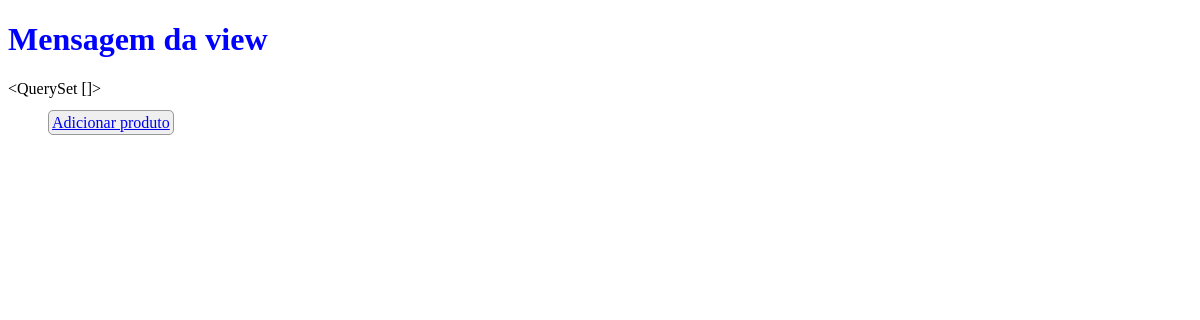
Before: /home/ with the older database file.
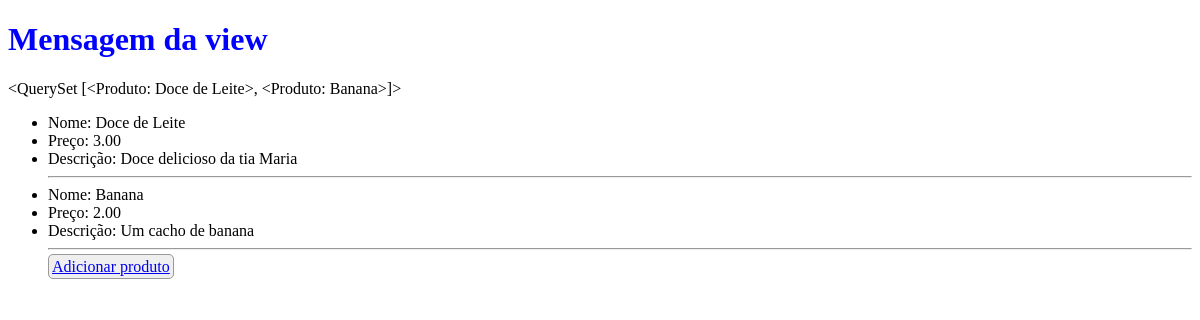
After: the same page with the newer database file.
### itens/models.py (models this page shows)
class Produto(models.Model):
    nome = models.CharField(max_length = 200)
    preco = models.DecimalField(max_digits = 5, decimal_places = 2)
    descricao = models.TextField()
    def __str__(self):
        return self.nome

### itens/views.py (the view)
# urls.py: 2. Add a URL to urlpatterns:  path('', views.home, name='home')
def home(request):
    mensagem = "Mensagem da view"
    produtos = Produto.objects.all()
    return render(request, "itens/index.html", {"mensagem": mensagem, "produtos": produtos})

### templates/itens/index.html
{% extends "itens/base.html" %}
{% block content %}
    <h1>{{mensagem}}</h1>
    {{produtos}}
    <ul>
        {% for produto in produtos %}
        <li>Nome: {{produto.nome}}</li>
        <li>Preço: {{produto.preco}}</li>
        <li>Descrição: {{produto.descricao}}</li>
        <hr>
        {% endfor %}
        <a href="{% url 'create_produto'%}" class="link_botton">Adicionar produto</a>
    </ul>
{% endblock content %}

Changed rows visible on the page:
added Produto: nome.nome "<QuerySet [<Produto: Doce de Leite>, <Produto: Banana>]>", nome "Doce de Leite", preco "3.00", descricao "Doce delicioso da tia Maria"
added Produto: nome "Banana", preco "2.00", descricao "Um cacho de banana"
Other visible differences:
{{ produtos }}: "<QuerySet []>" → (not shown)
